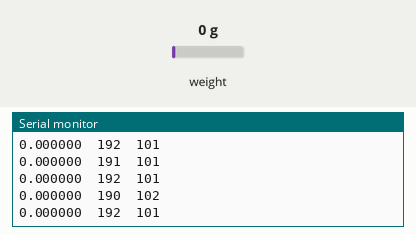
Simulated run of this sketch. Board: Arduino Uno, built with avr-gcc and run on an emulated ATmega328P. Shown: the last lines printed to the serial monitor. Inputs (shaded band) come from the test bench; at power-on: weight on the scale 0 g.

Above: at 3.2 s.
3.3 s: weight on the scale set to 100 g
At 3.49 s:
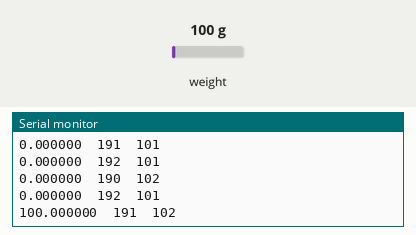
4.8 s: weight on the scale set to 1250 g
At 4.83 s:
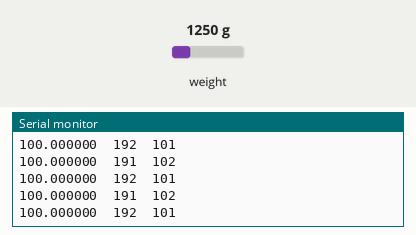
Timing chart, 0 to 7.8 s (numbered marks = the images above; inputs shaded):
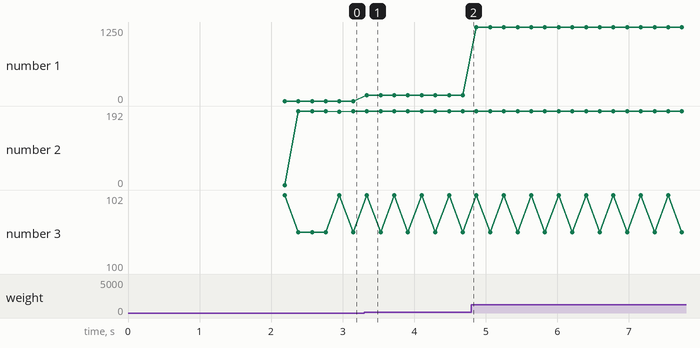

The sketch:

plot-force-sensor.ino
```cpp
/*
 * https://circuits4you.com
 * 2016 November 25
 * Load Cell HX711 Module Interface with Arduino to measure weight in Kgs
 Arduino
 pin
 2 -> HX711 CLK
 3 -> DOUT
 5V -> VCC
 GND -> GND

 * Michael's comments:
 *
 *  This program simply outputs the sensor readings according to the given calibration factor.
 *  It will do this as fast as it can, then the serial plotter can be used to see the
 *  measurements.
 *
 *  Observations:
 *  - A single measurement can be made every 85-86 milliseconds
 *  - Asking for a measurement before the last one will block until it can complete
 *  - Doing other work during those 86 milliseconds will make the call be super quick
 *  - Could do other things and limit myself to measuring the force sensor at 10 Hz.
 *  - If we do it every 86 ms, the function call takes 1-2 ms and results in about 11.6 Hz.
 */

#include "HX711.h"  //You must have this library in your arduino library folder

#define LOADCELL_DOUT_PIN  11
#define LOADCELL_SCK_PIN   12

HX711 loadcell;

float calibration_factor = 418110.f; // found using this calibration technique
unsigned long prev_millis = 0;

//=============================================================================================
//                         SETUP
//=============================================================================================
void setup() {
  Serial.begin(9600);
  loadcell.begin(LOADCELL_DOUT_PIN, LOADCELL_SCK_PIN);
  loadcell.set_scale(calibration_factor);
  loadcell.tare(); //Reset the loadcell to 0
  delay(1000);
  Serial.println("Mass(g),Milliseconds,Millis(call)");
  prev_millis = millis();
}

//=============================================================================================
//                         LOOP
//=============================================================================================
void loop() {
  unsigned long curr_millis = millis();
  unsigned long diff_millis = curr_millis - prev_millis;
  prev_millis = curr_millis;
  delay(90);
  curr_millis = millis();
  Serial.print(loadcell.get_units()*1000, 6);
  Serial.print("\t");
  Serial.print(diff_millis);
  Serial.print("\t");
  diff_millis = millis() - curr_millis;
  Serial.print(diff_millis);
  Serial.println();
}
//=============================================================================================
```

Measured:
- after the input at 3.3 s, the serial monitor: prints a new line at once (image 1)
- plotted number 1: 100 → 1250 after the input at 4.8 s
